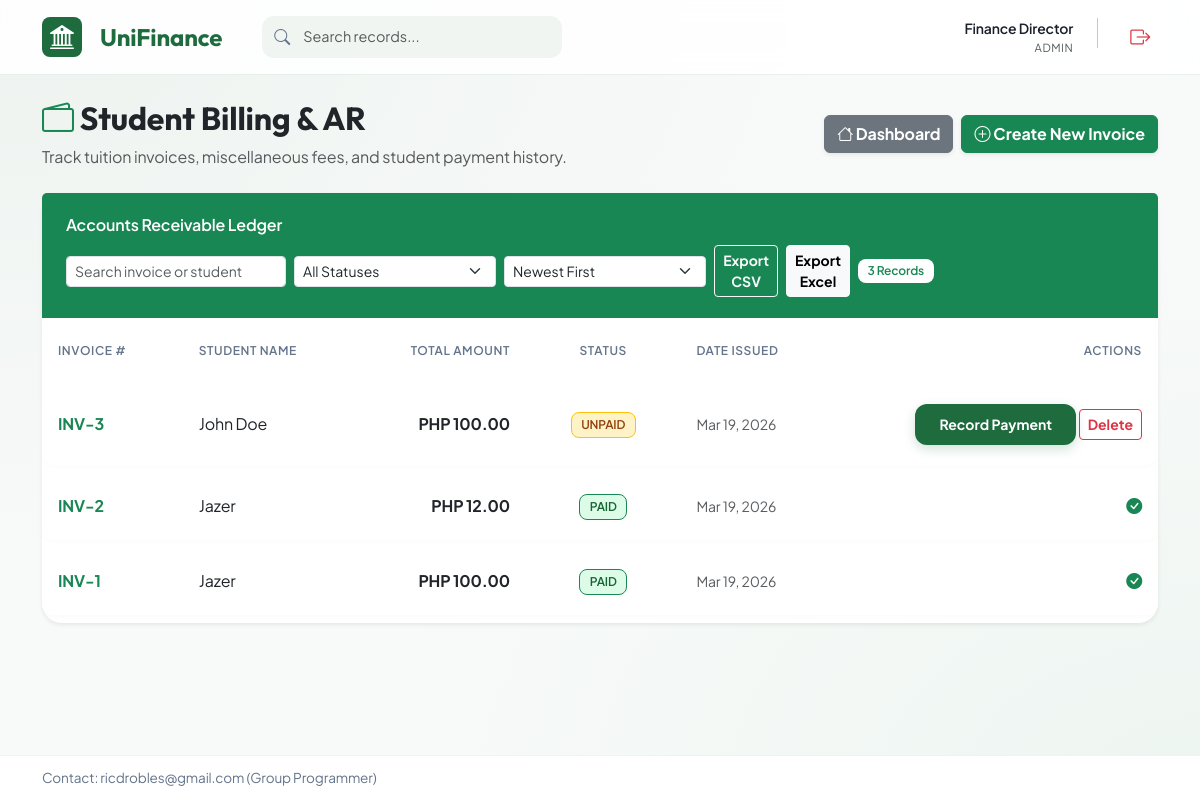
/finance/billing_view.php (signed in), run on the app's committed database.
### tables this page shows
CREATE TABLE `invoices` (
  `invoice_id` int(11) NOT NULL,
  `student_name` varchar(100) DEFAULT NULL,
  `total_amount` decimal(15,2) DEFAULT NULL,
  `date_issued` timestamp NOT NULL DEFAULT current_timestamp(),
  `status` enum('unpaid','partial','paid') DEFAULT 'unpaid'
);

### finance/billing_view.php (the view, shortened to what this page needs)
<?php
include 'header.php';
include 'db_connect.php';
$role = $_SESSION['role'];
$user_id = $_SESSION['user_id'];
if ($role === 'student') {
    $query = "SELECT * FROM invoices WHERE student_name = (SELECT full_name FROM users WHERE user_id = ?)";
    $stmt = $conn->prepare($query);
    $stmt->bind_param("i", $user_id);
    $stmt->execute();
    $result = $stmt->get_result();
} else {
    $query = "SELECT * FROM invoices ORDER BY invoice_id DESC";
    $result = $conn->query($query);
}
?>
<div class="container">
    <div class="row align-items-center mb-4">
        <div class="col-md-7">
            <h2 class="fw-bold text-dark"><i class="bi bi-wallet2 text-success"></i> Student Billing & AR</h2>
            <p class="text-muted mb-0">Track tuition invoices, miscellaneous fees, and student payment history.</p>
        </div>
        <div class="col-md-5 text-md-end mt-3 mt-md-0 d-flex justify-content-md-end gap-2">
            <a href="dashboard.php" class="btn btn-secondary fw-bold shadow-sm">
                <i class="bi bi-house"></i> Dashboard
            </a>
            <?php if($role != 'student'): ?>
            <button class="btn btn-success fw-bold shadow-sm" data-bs-toggle="modal" data-bs-target="#newInvoiceModal">
                <i class="bi bi-plus-circle"></i> Create New Invoice
            </button>
            <?php endif; ?>
        </div>
    </div>
    <div class="card shadow-sm border-0">
        <div class="card-header bg-success text-white d-flex justify-content-between align-items-center flex-wrap gap-2">
            <span class="mb-0">Accounts Receivable Ledger</span>
            <div class="d-flex gap-2 align-items-center">
                <input type="text" id="billingSearch" class="form-control form-control-sm" placeholder="Search invoice or student" style="min-width: 220px;">
                <select id="billingStatusFilter" class="form-select form-select-sm" style="min-width: 150px;">
                    <option value="">All Statuses</option>
                </select>
                <select id="billingSort" class="form-select form-select-sm" style="min-width: 180px;">
                    <option value="newest">Newest First</option>
                </select>
                <button type="button" id="billingExportBtn" class="btn btn-sm btn-outline-light fw-bold">Export CSV</button>
                <button type="button" id="billingExportExcelBtn" class="btn btn-sm btn-light fw-bold">Export Excel</button>
                <span class="badge bg-white text-success" id="billingVisibleCount"><?= $result->num_rows ?> Records</span>
            </div>
        </div>
        <div class="card-body p-0">
            <div class="table-responsive">
                <table class="table table-hover align-middle mb-0" id="billingTable">
                    <thead class="table-light">
                        <tr>
                            <th class="ps-3">Invoice #</th>
                            <th>Student Name</th>
                            <th class="text-end">Total Amount</th>
                            <th class="text-center">Status</th>
                            <th>Date Issued</th>
                            <th class="text-end pe-3">Actions</th>
                        </tr>
                    </thead>
                    <tbody>
                        <?php if($result->num_rows > 0): while($row = $result->fetch_assoc()): ?>
                        <tr class="invoice-row" data-status="<?= strtolower($row['status']) ?>" data-id="<?= $row['invoice_id'] ?>" data-amount="<?= (float) $row['total_amount'] ?>" data-date="<?= htmlspecialchars($row['date_issued']) ?>">
                            <td class="ps-3 fw-bold text-success">INV-<?= $row['invoice_id'] ?></td>
                            <td><?= htmlspecialchars($row['student_name']) ?></td>
                            <td class="text-end fw-bold"><?= formatCurrency($row['total_amount']) ?></td>
                            <td class="text-center">
                                <?php if($row['status'] == 'paid'): ?>
                                    <span class="badge bg-success-subtle text-success border border-success">PAID</span>
                                <?php elseif($row['status'] == 'partial'): ?>
                                    <span class="badge bg-info-subtle text-info border border-info">PARTIAL</span>
                                <?php else: ?>
                                    <span class="badge bg-warning-subtle text-warning-emphasis border border-warning">UNPAID</span>
                                <?php endif; ?>
                            </td>
                            <td class="text-muted small"><?= date('M d, Y', strtotime($row['date_issued'])) ?></td>
                            <td class="text-end pe-3">
                                <?php if($row['status'] != 'paid' && $role != 'student'): ?>
                                    <button class="btn btn-sm btn-primary fw-bold pay-trigger"
                                            data-id="<?= $row['invoice_id'] ?>"
                                            data-amt="<?= $row['total_amount'] ?>">
                                        Record Payment
                                    </button>
                                    <?php if($row['status'] == 'unpaid'): ?>
                                        <button class="btn btn-sm btn-outline-danger fw-bold delete-invoice-btn" data-id="<?= $row['invoice_id'] ?>">
                                            Delete
                                        </button>
                                    <?php endif; ?>
                                <?php elseif($row['status'] == 'paid'): ?>
                                    <i class="bi bi-check-circle-fill text-success"></i>
                                <?php else: ?>
                                    <span class="text-muted small">Awaiting Payment</span>
                                <?php endif; ?>
                            </td>
                        </tr>
                        <?php endwhile; endif; ?>
                    </tbody>
                </table>
            </div>
        </div>
    </div>
</div>
</body>
</html>

### finance/header.php (style rules this page uses)
:root { --primary: #1e6b3e; --primary-light: #2da15f; --primary-dark: #14492a; --accent: #d4fce4; --bg-glass: rgba(255, 255, 255, 0.85); --surface: #ffffff; --body-bg: #f8faf9; --text-main: #1a202c; --text-muted: #64748b; --bs-primary: var(--primary); --bs-primary-rgb: 30, 107, 62; }
body { background-color: var(--body-bg); background-image: radial-gradient(at 0% 0%, rgba(30, 107, 62, 0.05) 0px, transparent 50%), radial-gradient(at 100% 100%, rgba(45, 161, 95, 0.05) 0px, transparent 50%); font-family: 'Plus Jakarta Sans', sans-serif; color: var(--text-main); min-height: 100vh; padding-bottom: 78px; letter-spacing: -0.01em; }
h1, h2, h3, h4, h5, .navbar-brand { font-family: 'Outfit', sans-serif; font-weight: 700; }
.card { border: 1px solid rgba(30, 107, 62, 0.08); border-radius: 20px; box-shadow: 0 10px 25px -5px rgba(30, 107, 62, 0.04), 0 8px 10px -6px rgba(30, 107, 62, 0.04); background: var(--surface); transition: transform 0.2s ease, box-shadow 0.2s ease; }
.card-header { background: transparent; border-bottom: 1px solid rgba(30, 107, 62, 0.08); padding: 1.25rem 1.5rem; font-weight: 600; }
.btn-primary { background-color: var(--primary); border: none; border-radius: 12px; padding: 0.6rem 1.5rem; font-weight: 600; box-shadow: 0 4px 12px rgba(30, 107, 62, 0.2); transition: all 0.2s ease; }
.table { border-collapse: separate; border-spacing: 0 8px; }
.table thead th { background: transparent; border: none; color: var(--text-muted); font-weight: 600; text-transform: uppercase; font-size: 0.75rem; letter-spacing: 0.05em; padding: 1rem 1.5rem; }
.table tbody tr { background: white; box-shadow: 0 2px 4px rgba(0,0,0,0.02); border-radius: 12px; transition: all 0.2s ease; }
.table td { border: none; padding: 1.25rem 1.5rem; vertical-align: middle; }
.table td:first-child { border-radius: 12px 0 0 12px; }
.table td:last-child { border-radius: 0 12px 12px 0; }
.badge { padding: 0.5em 0.8em; border-radius: 8px; font-weight: 600; }
.bg-warning-subtle { background-color: #fef3c7 !important; color: #92400e !important; }
.bg-success-subtle { background-color: #dcfce7 !important; color: #166534 !important; }

### data on the page
invoices: invoice_id "3", student_name "John Doe", total_amount "PHP 100.00", status "UNPAID", date_issued "Mar 19, 2026"
invoices: invoice_id "2", student_name "Jazer", total_amount "PHP 12.00", status "PAID", date_issued "Mar 19, 2026"
invoices: invoice_id "1", student_name "Jazer", total_amount "PHP 100.00", status "PAID", date_issued "Mar 19, 2026"

### other printed values
$_SESSION['full_name'] "Finance Director"
str_replace('_', ' ', $_SESSION['role']) "ADMIN"
